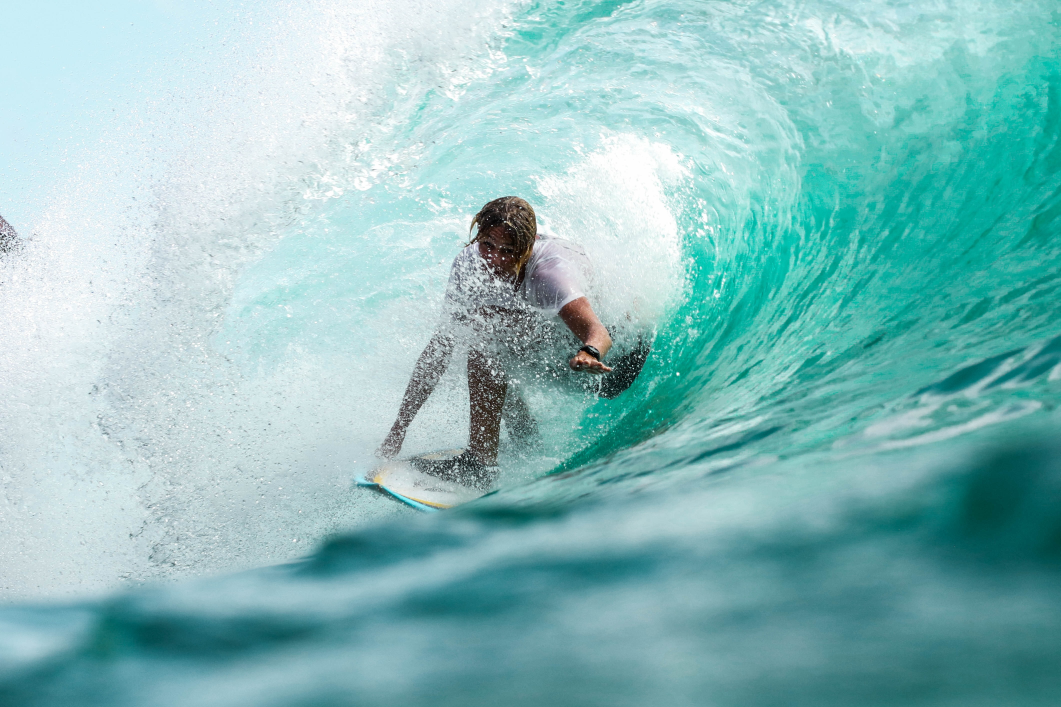
#> input picture 6. Computer Vision/02. Annotating images and color spaces/img/surfer.jpg, 4242 x 2828 px (shown at 1/4 size)
$ jupyter execute 'Computer Vision Color Spaces.ipynb'
#> lines starting #> are read from the running program, lines starting #| are printed output that depends on the picture; after the words box and inside, x2 and y2 are one past the last pixel; in counts of white or black regions, pixels touching at a corner belong together
# Computer Vision color spaces

### Import statements

[cell 1]
import cv2
import numpy as np
import matplotlib.pyplot as plt

### To edit an image making a copy of it is always a good idea!

[cell 2]
# Load an image
# And make a copy of the original image to avoid manipulating the original image
img = cv2.imread('img/surfer.jpg')
#> img is the input picture: shape (2828, 4242, 3); mean B, G, R 190.1, 189.7, 138.9
img_copy = img.copy()

[Hint](# "Numpy .copy function")

## Color Spaces

### BGR Spliting the color channels

[cell 3]
# Load a color image and split in is different B, G and R channels
B,G,R = cv2.split(img_copy)
B, G, R

[Hint](# "cv2.split")

[cell 4]
# Show each channel channel on screen

#### Merging the color channels

[cell 5]
# Modify a channel and then merge them all again
B = B + 12
new = cv2.merge([B,G,R])
plt.imshow(new)

[Hint](# "cv2.merge")

[cell 6]
# Create a black canvas with the same size as the image you loaded
size = new.shape
#> size = (2828, 4242, 3)
black = np.zeros(size[:2], dtype="uint8")
plt.imshow(black)

[Hint](# "use numpy np.zeros function with the img.shape[:2]")

[cell 7]
# Merge each channel with the black canvas
# So you will end up with 3 images: (Red,Black,Black), (Black,Green,Black) and (Black,Black,Blue)
# Assuming you are working with RGB, but BGR is also fine
red = cv2.merge([R,black, black])
green = cv2.merge([black,G,black])
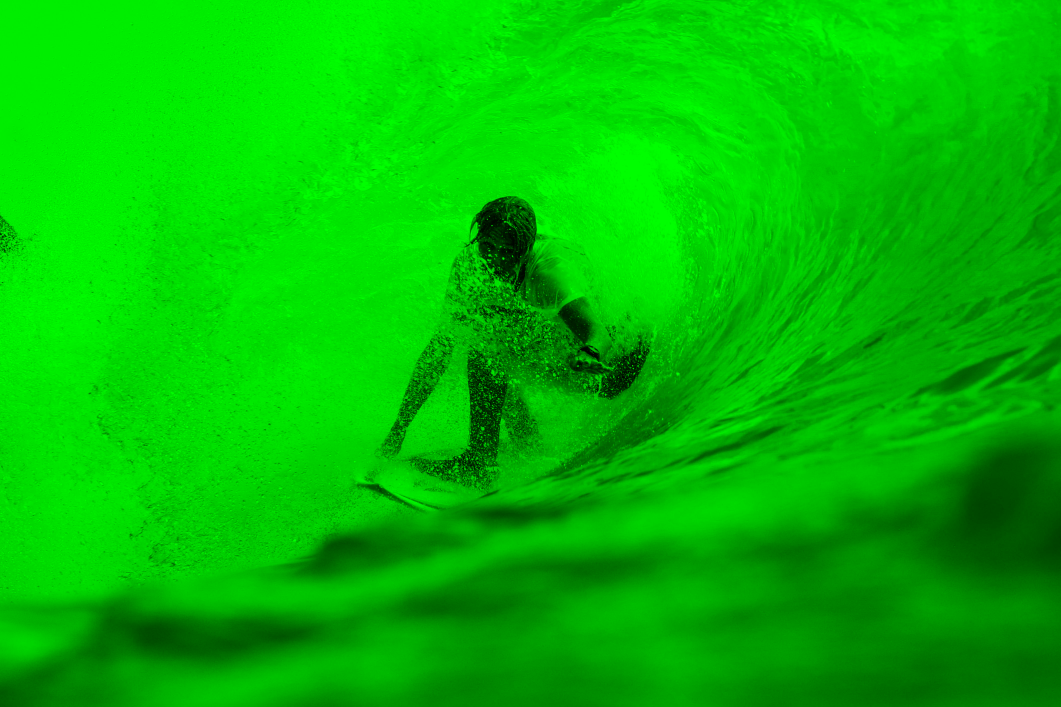
#> green: shape (2828, 4242, 3) (shown at 1/4 size); mean of channels 0, 1, 2 0, 189.7, 0; drawn as B, G, R
blue = cv2.merge([black,black,B])
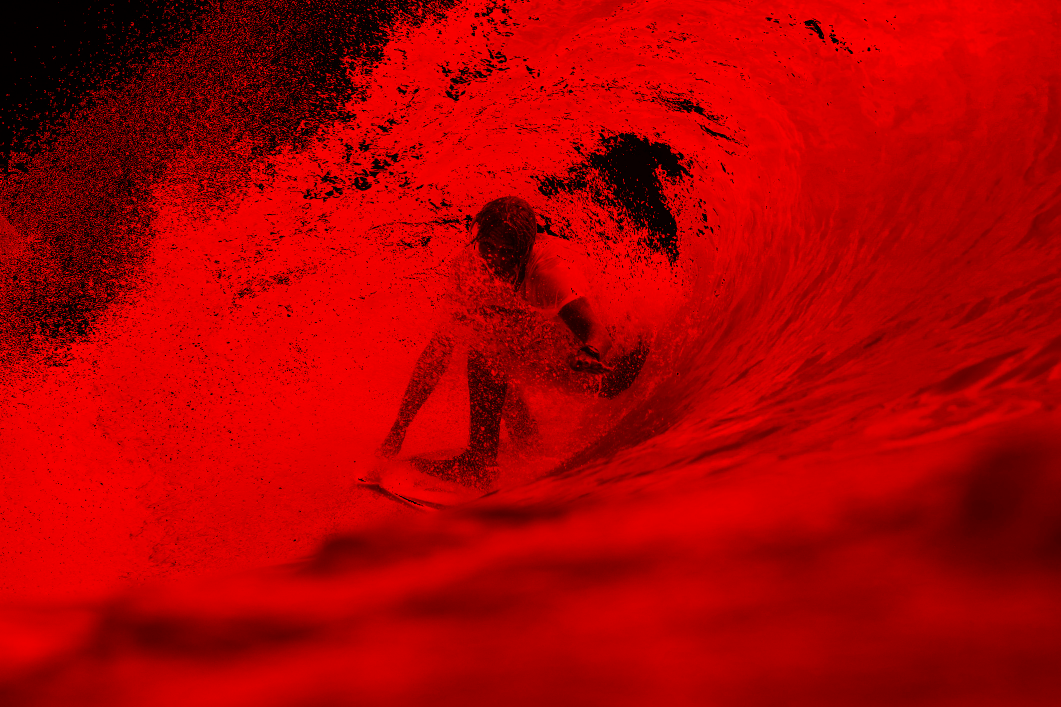
#> blue: shape (2828, 4242, 3) (shown at 1/4 size); mean of channels 0, 1, 2 0, 0, 173.4; drawn as B, G, R
plt.imshow(red)

[cell 8]
plt.imshow(green)

[cell 9]
plt.imshow(blue)

[Hint](# "cv2.merge")

### HSV: Hue Saturation Value

#### M&Ms challenge!

[cell 10]
# Use the image below and convert it from BGR to HSV
img = cv2.imread('img/m.jpg')
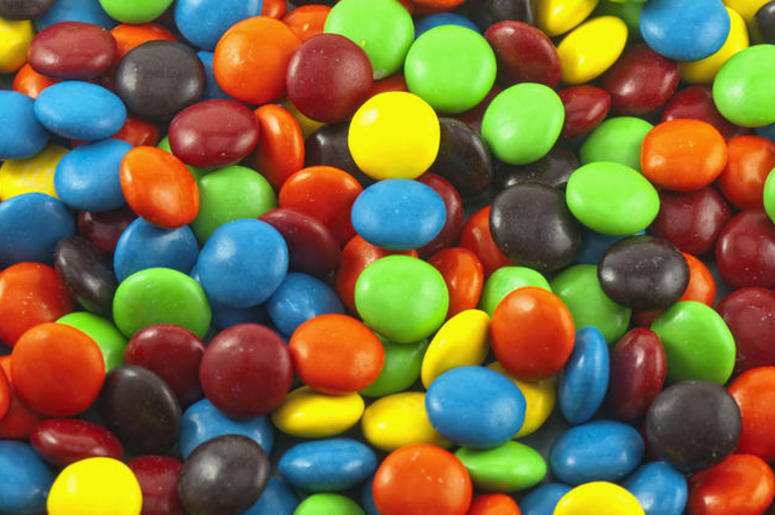
#> input picture 6. Computer Vision/02. Annotating images and color spaces/img/m.jpg, 775 x 515 px
#> img is the input picture: shape (515, 775, 3); mean B, G, R 63.8, 107.6, 121.9
img = cv2.cvtColor(img,cv2.COLOR_BGR2RGB)
plt.figure(figsize = (20,15));
plt.imshow(img);

[cell 11]
# Split the H,S and V channels
hsv_img = cv2.cvtColor(img,cv2.COLOR_BGR2HSV)
#> hsv_img: shape (515, 775, 3); mean H, S, V 85, 171, 156.4
H,S,V = cv2.split(cv2.cvtColor(img,cv2.COLOR_BGR2HSV))
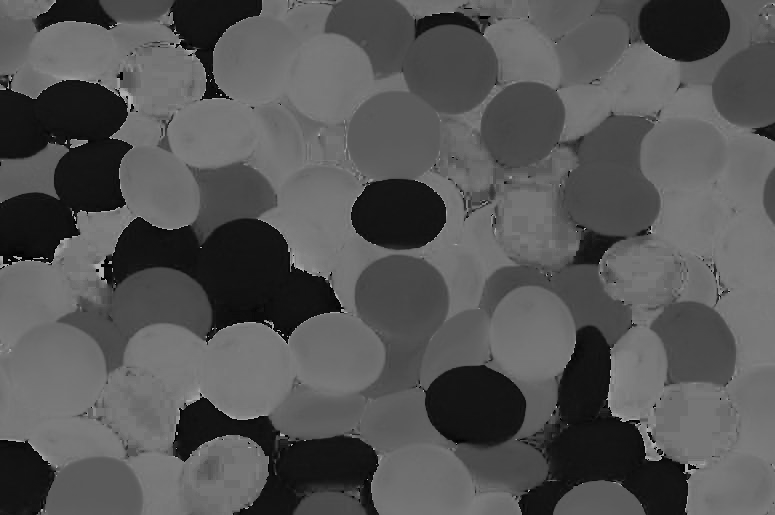
#> H: shape (515, 775); min 0, max 179, mean 85
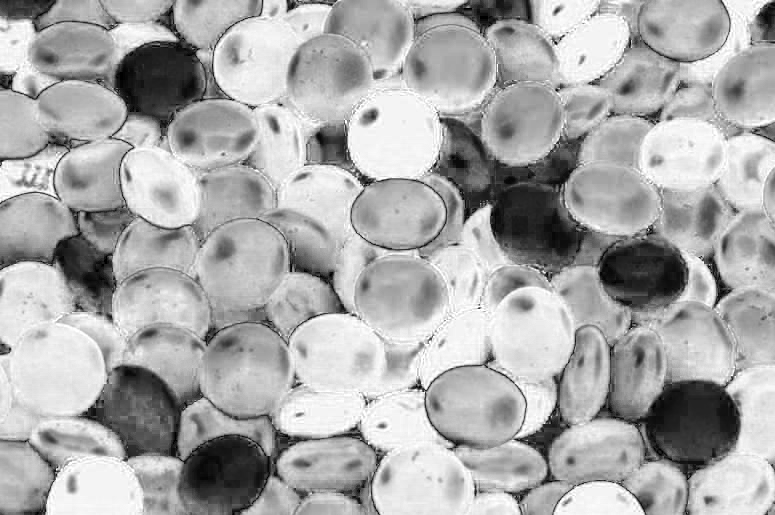
#> S: shape (515, 775); min 0, max 255, mean 171
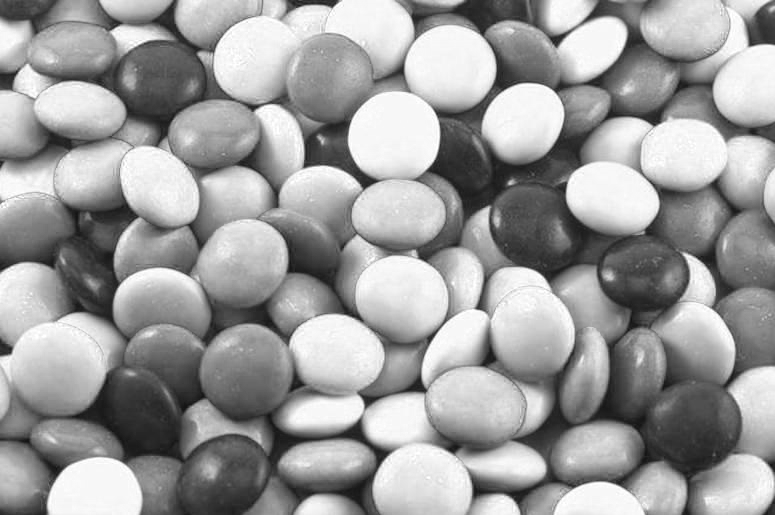
#> V: shape (515, 775); min 17, max 255, mean 156.4
plt.imshow(hsv_img)

[cell 12]
hsv_map = cv2.imread('img/hsv.png')
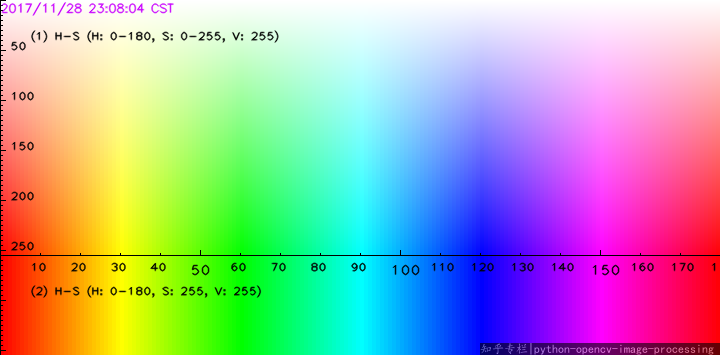
#> input picture 6. Computer Vision/02. Annotating images and color spaces/img/hsv.png, 720 x 355 px
#> hsv_map is the input picture: shape (355, 720, 3); mean B, G, R 170.7, 171.1, 169.8
plt.imshow(cv2.cvtColor(hsv_map, cv2.COLOR_BGR2RGB))

[Hint](# "cv2.cvtColor")

[cell 13]
# Create a mask to filter out the Blue M&Ms (remember you need a lower and upper range)
# Make a copy of the hsv image and apply the mask to it, then display the image
low  = (90,50,20)
high = (120,260,500)
mask = cv2.inRange(hsv_img, low, high)
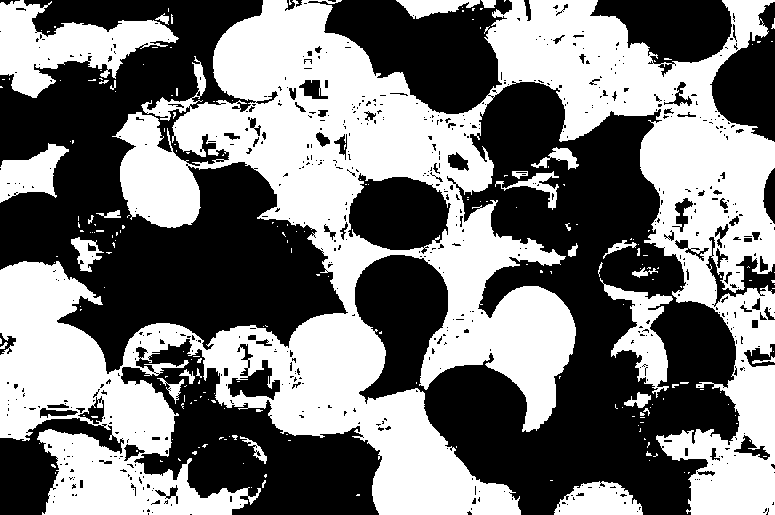
#> mask: shape (515, 775); 47.8% white; 217 white regions (186 under 20 px), largest, box (x1, y1, x2, y2) and area: (0, 0, 775, 515) 170624, (0, 0, 179, 98) 7906, (600, 278, 673, 398) 3094
pic_blue = img.copy()
pic_blue[mask == 0] = [0,0,0]
plt.imshow(pic_blue)

[Hint](# "cv2.inRange")

[cell 14]
# Repeat the same but now with the greens
low_g  = (35,50,20)
high_g = (85,260,500)
mask_g = cv2.inRange(hsv_img, low_g, high_g)
#> mask_g: shape (515, 775); 18.2% white; 336 white regions (298 under 20 px), largest, box (x1, y1, x2, y2) and area: (477, 82, 660, 244) 14968, (325, 0, 501, 114) 11024, (355, 255, 448, 400) 8628
pic_green = img.copy()
pic_green[mask_g == 0] = [0,0,0]
plt.imshow(pic_green)

[cell 15]
# Now combine both masks togheter so we can see all greens and blues in the same image!
both = cv2.add(pic_blue,pic_green)
plt.imshow(both)

[cell 16]
# Now lets combine both masks but also some opacity, we want to be able to see all M&Ms but
# Blues and greens will show as int he image above while the other colors will be faded out with some opacity
# You just need to add alpha to apply opacity to the dark parts of the mask, then display the image
alpha = 0.7
ov = cv2.addWeighted(both,alpha, img,1-alpha,0)
plt.imshow(ov)

[Hint](# "cv2.addWeighted")

[cell 17]
low_o  = (10,50,20)
high_o = (24,260,600)
mask_o = cv2.inRange(hsv_img, low_o, high_o)
#> mask_o: shape (515, 775); 18.9% white; 102 white regions (89 under 20 px), largest, box (x1, y1, x2, y2) and area: (0, 80, 133, 262) 15090, (104, 217, 340, 344) 14037, (518, 327, 688, 515) 12363
pic_orange = img.copy()
pic_orange[mask_o == 0] = [0,0,0]
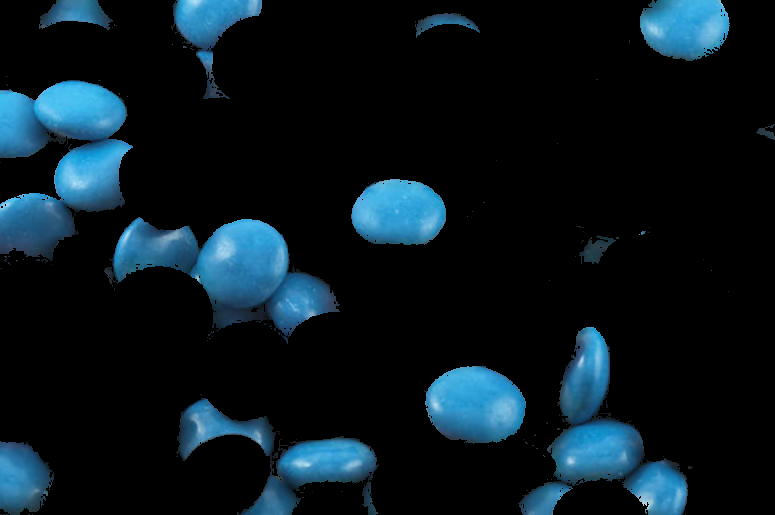
#> pic_orange: shape (515, 775, 3); mean R, G, B 9.3, 22.9, 30.6
plt.imshow(pic_orange)
